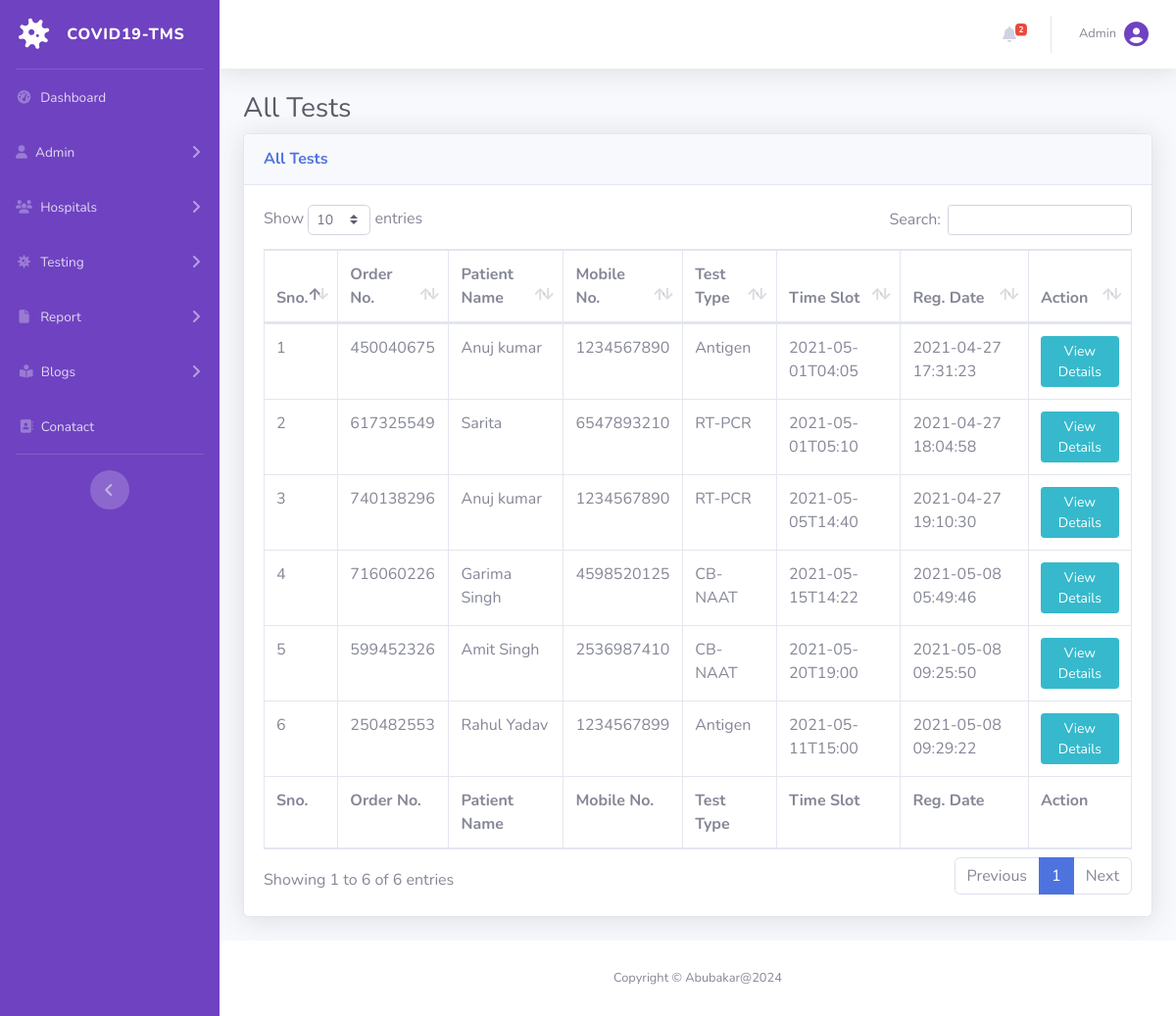
/covid-tms/all-test.php (signed in), run on an earlier commit of the app's database.
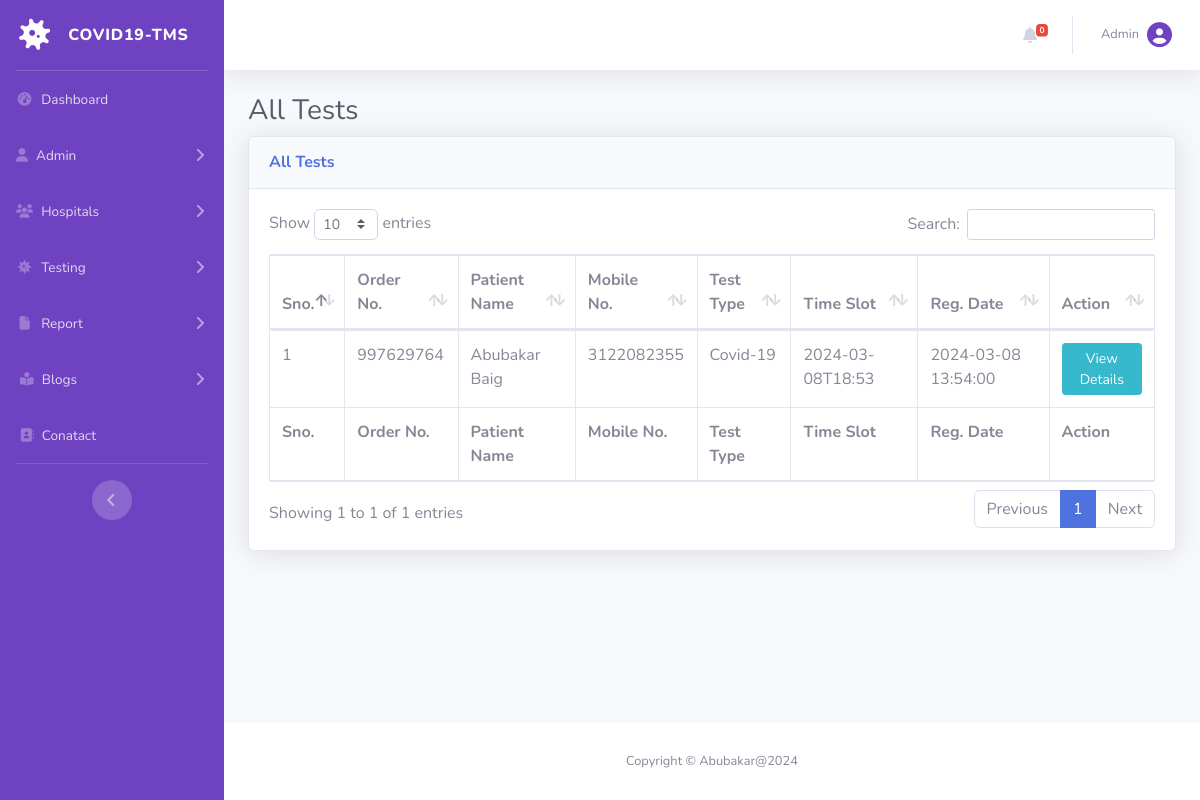
And on a later commit of the database.
### tables this page shows
CREATE TABLE `tbltestrecord` (
  `id` int(11) NOT NULL,
  `OrderNumber` bigint(14) DEFAULT NULL,
  `PatientMobileNumber` bigint(14) DEFAULT NULL,
  `TestType` varchar(100) DEFAULT NULL,
  `TestTimeSlot` varchar(120) DEFAULT NULL,
  `ReportStatus` varchar(100) DEFAULT NULL,
  `FinalReport` varchar(150) DEFAULT NULL,
  `ReportUploadTime` varchar(200) DEFAULT NULL,
  `RegistrationDate` timestamp NULL DEFAULT current_timestamp(),
  `AssignedtoEmpId` varchar(150) DEFAULT NULL,
  `AssigntoName` varchar(180) DEFAULT NULL,
  `AssignedTime` varchar(100) DEFAULT NULL
);

CREATE TABLE `tblpatients` (
  `id` int(11) NOT NULL,
  `FullName` varchar(120) DEFAULT NULL,
  `MobileNumber` bigint(12) DEFAULT NULL,
  `DateOfBirth` date DEFAULT NULL,
  `GovtIssuedIdNo` varchar(150) DEFAULT NULL,
  `FullAddress` varchar(255) DEFAULT NULL,
  `State` varchar(200) DEFAULT NULL,
  `RegistrationDate` timestamp NOT NULL DEFAULT current_timestamp()
);

### covid-tms/all-test.php (the view, shortened to what the changed rows need)
<?php session_start();
include_once('includes/config.php');
if (strlen($_SESSION['aid']==0)) {
  header('location:logout.php');
  } else{
?>
<!DOCTYPE html>
<html lang="en">
<head>
    <link href="vendor/fontawesome-free/css/all.min.css" rel="stylesheet" type="text/css">
    <link href="css/sb-admin-2.min.css" rel="stylesheet">
    <link href="vendor/datatables/dataTables.bootstrap4.min.css" rel="stylesheet">
</head>
<body id="page-top">
    <div id="wrapper">
  <?php include_once('includes/sidebar.php');?>
        <div id="content-wrapper" class="d-flex flex-column">
            <div id="content">
<?php include_once('includes/topbar.php');?>
                <div class="container-fluid">
                    <h1 class="h3 mb-2 text-gray-800">All Tests</h1>
                    <div class="card shadow mb-4">
                        <div class="card-header py-3">
                            <h6 class="m-0 font-weight-bold text-primary">All Tests</h6>
                        </div>
                        <div class="card-body">
                            <div class="table-responsive">
                                <form name="assignto" method="post">
                    <table class="table table-bordered" id="dataTable" width="100%" cellspacing="0">
                                    <thead>
                                        <tr>
                                            <th>Sno.</th>
                                            <th>Order No.</th>
                                            <th>Patient Name</th>
                                            <th>Mobile No.</th>
                                            <th>Test Type</th>
                                            <th>Time Slot</th>
                                            <th>Reg. Date</th>
                                            <th>Action</th>
                                        </tr>
                                    </thead>
                                      <tfoot>
                                            <tr>
                                            <th>Sno.</th>
                                            <th>Order No.</th>
                                            <th>Patient Name</th>
                                            <th>Mobile No.</th>
                                            <th>Test Type</th>
                                            <th>Time Slot</th>
                                            <th>Reg. Date</th>
                                            <th>Action</th>
                                        </tr>
                                    </tfoot>
                                    <tbody>
<?php $query=mysqli_query($con,"select tbltestrecord.OrderNumber,tblpatients.FullName,tblpatients.MobileNumber,tbltestrecord.TestType,tbltestrecord.TestTimeSlot,tbltestrecord.RegistrationDate,tbltestrecord.id as testid from tbltestrecord
join tblpatients on tblpatients.MobileNumber=tbltestrecord.PatientMobileNumber
    ");
$cnt=1;
while($row=mysqli_fetch_array($query)){
?>
                                        <tr>
                                            <td><?php echo $cnt;?></td>
                                            <td><?php echo $row['OrderNumber'];?></td>
                                            <td><?php echo $row['FullName'];?></td>
                                            <td><?php echo $row['MobileNumber'];?></td>
                                            <td><?php echo $row['TestType'];?></td>
                                            <td><?php echo $row['TestTimeSlot'];?></td>
                                             <td><?php echo $row['RegistrationDate'];?></td>
                                            <td>
                                <a href="test-details.php?tid=<?php echo $row['testid'];?>&&oid=<?php echo $row['OrderNumber'];?>" class="btn btn-info btn-sm">View Details</a>
                            </td>
                                        </tr>
<?php $cnt++;} ?>
                                    </tbody>
                                </table>
                                     </form>
                            </div>
                        </div>
                    </div>
                </div>
            </div>
    <?php include_once('includes/footer.php');?>
        </div>
    </div>
</body>
</html>
<?php } ?>

### covid-tms/includes/topbar.php (shortened to what the changed rows need)
      <nav class="navbar navbar-expand navbar-light bg-white topbar mb-4 static-top shadow">
            <?php if($_SESSION['aid']):?>
                    <ul class="navbar-nav ml-auto">
<?php $query=mysqli_query($con,"select * from tbltestrecord where ReportStatus is null");
$count=mysqli_num_rows($query);
?>
                        <li class="nav-item dropdown no-arrow mx-1">
                            <a class="nav-link dropdown-toggle" href="#" id="alertsDropdown" role="button"
                                data-toggle="dropdown" aria-haspopup="true" aria-expanded="false">
                                <i class="fas fa-bell fa-fw"></i>
                                <span class="badge badge-danger badge-counter"><?php echo $count;?></span>
                            </a>
                        </li>
                        <li class="nav-item dropdown no-arrow">
                            <a class="nav-link dropdown-toggle" href="#" id="userDropdown" role="button"
                                data-toggle="dropdown" aria-haspopup="true" aria-expanded="false">
                <?php
$adid=$_SESSION['aid'];
$ret1=mysqli_query($con,"select AdminName from tbladmin where ID='$adid'");
while($row1=mysqli_fetch_array($ret1)){
?>
                                <span class="mr-2 d-none d-lg-inline text-gray-600 small"><?php  echo $row1['AdminName'];?></span>
                           <?php } ?>
                           <i class="fa-solid fa-circle-user" style="font-size:25px; color:#6f42c1;"></i>
                        </a>
                        </li>
                    </ul>
                <?php endif;?>
                </nav>

What changed in the data, as far as the page shows it:
removed tbltestrecord: OrderNumber "450040675", tblpatients.FullName "Anuj kumar", tblpatients.MobileNumber "1234567890", TestType "Antigen", TestTimeSlot "2021-05-01T04:05", RegistrationDate "2021-04-27 17:31:23"
removed tbltestrecord: OrderNumber "617325549", tblpatients.FullName "Sarita", tblpatients.MobileNumber "6547893210", TestType "RT-PCR", TestTimeSlot "2021-05-01T05:10", RegistrationDate "2021-04-27 18:04:58"
removed tbltestrecord: OrderNumber "740138296", tblpatients.FullName "Anuj kumar", tblpatients.MobileNumber "1234567890", TestType "RT-PCR", TestTimeSlot "2021-05-05T14:40", RegistrationDate "2021-04-27 19:10:30"
removed tbltestrecord: OrderNumber "716060226", tblpatients.FullName "Garima Singh", tblpatients.MobileNumber "4598520125", TestType "CB-NAAT", TestTimeSlot "2021-05-15T14:22", RegistrationDate "2021-05-08 05:49:46"
removed tbltestrecord: OrderNumber "599452326", tblpatients.FullName "Amit Singh", tblpatients.MobileNumber "2536987410", TestType "CB-NAAT", TestTimeSlot "2021-05-20T19:00", RegistrationDate "2021-05-08 09:25:50"
removed tbltestrecord: OrderNumber "250482553", tblpatients.FullName "Rahul Yadav", tblpatients.MobileNumber "1234567899", TestType "Antigen", TestTimeSlot "2021-05-11T15:00", RegistrationDate "2021-05-08 09:29:22"
added tbltestrecord: OrderNumber "997629764", tblpatients.FullName "Abubakar Baig", tblpatients.MobileNumber "3122082355", TestType "Covid-19", TestTimeSlot "2024-03-08T18:53", RegistrationDate "2024-03-08 13:54:00"
Also different on the page:
$count: "2" → "0"
text written by a page script: "Show entries Search: Showing 1 to 6 of 6 entries Previous 1 Next" → "Show entries Search: Showing 1 to 1 of 1 entries Previous 1 Next"
